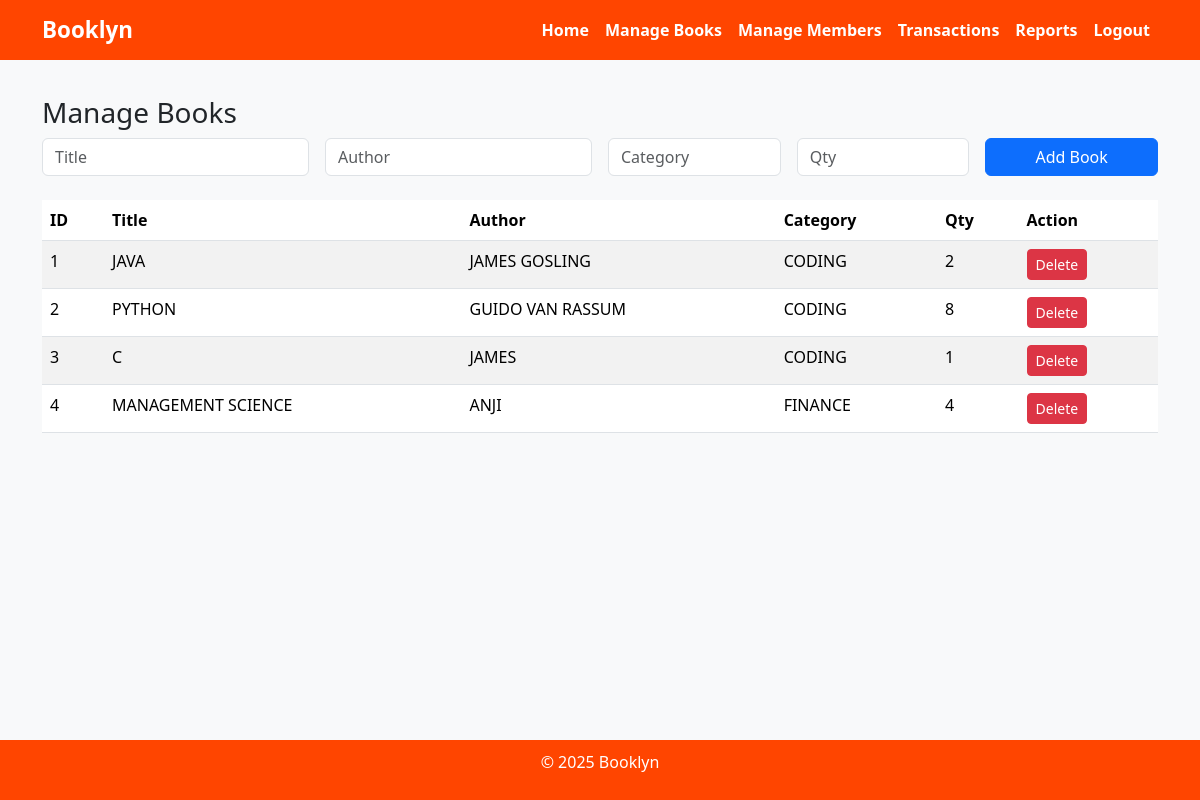
Page /admin/manage_books (signed in) on the committed database.
### tables this page shows
CREATE TABLE books (
            id INTEGER PRIMARY KEY AUTOINCREMENT,
            title TEXT NOT NULL,
            author TEXT NOT NULL,
            category TEXT,
            quantity INTEGER DEFAULT 1,
            added_date TEXT
        );

### app.py (the view, shortened to what this page needs)
@app.route("/admin/manage_books", methods=["GET", "POST"])
def manage_books():
    if session.get("role") != "admin":
        return redirect(url_for("login"))
    conn = sqlite3.connect(DB_PATH)
    cursor = conn.cursor()
    cursor.execute("SELECT * FROM books")
    books = cursor.fetchall()
    conn.close()
    return render_template("admin/manage_books.html", books=books)

### templates/admin/manage_books.html
{% extends "base.html" %}
{% block content %}
<h3>Manage Books</h3>
<form method="POST" class="row g-3">
    <div class="col-md-3">
        <input type="text" name="title" class="form-control" placeholder="Title" required>
    </div>
    <div class="col-md-3">
        <input type="text" name="author" class="form-control" placeholder="Author" required>
    </div>
    <div class="col-md-2">
        <input type="text" name="category" class="form-control" placeholder="Category">
    </div>
    <div class="col-md-2">
        <input type="number" name="quantity" class="form-control" placeholder="Qty" min="1" required>
    </div>
    <div class="col-md-2">
        <button type="submit" class="btn btn-primary w-100">Add Book</button>
    </div>
</form>
<table class="table table-striped mt-4">
    <thead>
        <tr>
            <th>ID</th>
            <th>Title</th>
            <th>Author</th>
            <th>Category</th>
            <th>Qty</th>
            <th>Action</th>
        </tr>
    </thead>
    <tbody>
        {% for book in books %}
        <tr>
            <td>{{ book[0] }}</td>
            <td>{{ book[1] }}</td>
            <td>{{ book[2] }}</td>
            <td>{{ book[3] }}</td>
            <td>{{ book[4] }}</td>
            <td><a href="{{ url_for('delete_book', book_id=book[0]) }}" class="btn btn-danger btn-sm">Delete</a></td>
        </tr>
        {% endfor %}
    </tbody>
</table>
{% endblock %}

### templates/base.html (style rules this page uses)
body { background-color: #f8f9fa; min-height: 100vh; display: flex; flex-direction: column; }

### rows in the picture
books: id "1", title "JAVA", author "JAMES GOSLING", category "CODING", quantity "2"
books: id "2", title "PYTHON", author "GUIDO VAN RASSUM", category "CODING", quantity "8"
books: id "3", title "C", author "JAMES", category "CODING", quantity "1"
books: id "4", title "MANAGEMENT SCIENCE", author "ANJI", category "FINANCE", quantity "4"
